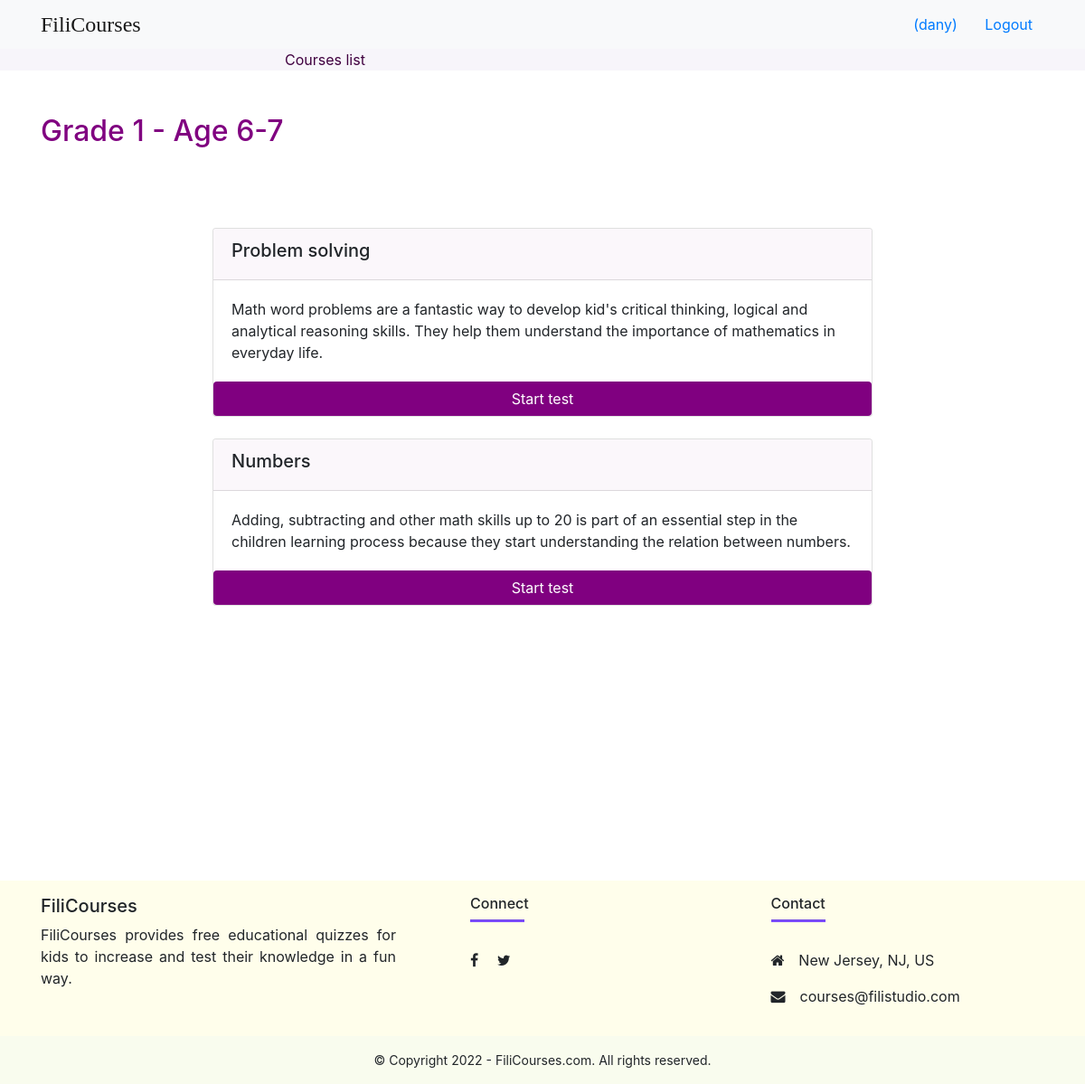
The page /grade/1/ (signed in) on the database its author committed.
### courses/models.py (models this page shows, shortened)
class Course(models.Model):
    name = models.CharField(max_length=30, default='Course/Grade')
    description = models.CharField(max_length=1000)
    image = models.CharField(max_length=2083)
    pub_date = models.DateField(null=True)

class Lesson(models.Model):
    title = models.CharField(max_length=200, default="Lesson title")
    order = models.IntegerField(default=0)
    image = models.CharField(max_length=2083, default="none")
    course = models.ForeignKey(Course, on_delete=models.CASCADE)
    content = models.TextField()

### courses/views.py (the view)
# urls.py: path('grade/<int:course_id>/', views.course_details, name='course_details'),
def course_details(request, course_id):
    course = get_object_or_404(Course, pk=course_id)
    return render(request, 'course_details.html', {'course': course})

### courses/templates/course_details.html (shortened to what this page needs)
{% extends "base.html" %}
{% block content %}
<div class="course-list">
    <div class="container w-50 mx-auto">
        <a class="link-unstyled" href="{% url 'courses:index' %}"> Courses list</a>
    </div>
</div>
<div class="container mt-5 mb-5 min-vh-100">
    <h2 class="mb-5 start-test-title">{{ course.name }}</h2>
    <div class="row">
        <div class="card-columns-vertical col-lg-8 mt-3 mx-auto">
            {% for lesson in course.lesson_set.all %}
            <div class="card mt-4">
                <div class="card-header card-header-purple">
                    <h5>{{lesson.title}}</h5>
                </div>
                <div class="card-body">{{lesson.content}}</div>
                <a class="btn btn-purple" href="{% url 'courses:start_test' course_id=course.id lesson_id=lesson.id %}">Start test</a>
            </div>
            {% endfor %}
        </div>
    </div>
</div>
{% endblock %}

### courses/templates/base.html (shortened to what this page needs)
<!DOCTYPE html>
<html lang="en">
<head>
    {% load static %}
    <link rel="stylesheet" href="https://maxcdn.bootstrapcdn.com/bootstrap/4.5.2/css/bootstrap.min.css">
    <link rel="stylesheet" href="https://cdnjs.cloudflare.com/ajax/libs/font-awesome/4.7.0/css/font-awesome.min.css">
    <link rel="stylesheet" type="text/css" href="{% static 'css/courses.css' %}">
</head>
<body>
    <nav class="navbar navbar-light bg-light">
        <div class="container">
            <div class="navbar-header">
                <a class="navbar-brand" href="{% url 'courses:index' %}">FiliCourses</a>
            </div>
            <ul class="nav navbar-nav navbar-right">
                {% if user.is_authenticated %}
                <li>
                    <a class="btn btn-link" href="#">{{ user.first_name}}({{ user.username }})</a>
                    <a class="btn btn-link" href="{% url 'courses:logout' %}">Logout</a>
                </li>
                {% endif %}
            </ul>
        </div>
    </nav>
{% block content %}{% endblock %}
{% block footer %}
<footer>
    <div class="container text-center text-md-left pt-3">
        <div class="row">
            <div class="col-md-5 mt-md-0 mt-3">
            <h5 class="fw-bold">FiliCourses</h5>
            <p class="text-justify pl-0 col-md-11 col-xs-1">FiliCourses provides free educational quizzes for kids to increase and test their knowledge in a fun way.</p>
            </div>
            <div class="col-md-3 mb-md-0 mb-3">
            <h6 class="fw-bold">Connect</h6>
            <hr
                class="mb-4 mt-0 d-inline-block mx-auto"
                style="width: 60px; background-color: #7c4dff; height: 2px"
                />
              <p>
                <a class="link-unstyled" href="#!"><i class="fa fa-facebook mr-3"></i></a>
                <a class="link-unstyled" href="#!"><i class="fa fa-twitter mr-3"></i></a>
              </p>
            </div>
            <div class="col-md-4 col-lg-3 col-xl-3 mx-auto mb-md-0 mb-4 pb-3">
            <h6 class="fw-bold">Contact</h6>
            <hr
                class="mb-4 mt-0 d-inline-block mx-auto"
                style="width: 60px; background-color: #7c4dff; height: 2px"
                />
            <p><i class="fa fa-home mr-3"></i>New Jersey, NJ, US</p>
            <p><i class="fa fa-envelope mr-3"></i>courses@filistudio.com</p>
            </div>
        </div>
    </div>
    <div class="footer-copyright text-center py-3">© Copyright 2022 - <a class="link-unstyled" href="{% url 'courses:index' %}"> FiliCourses.com</a>. All rights reserved.
    </div>
</footer>
    {% endblock %}
</body>
</html>

### static/css/courses.css (style rules this page uses)
.navbar-brand { font: 24px Myriad Pro; }
.link-unstyled, .link-unstyled:link, .link-unstyled:hover { color: inherit; text-decoration: inherit; }
.course-list { background-color: #F7F5FA; color: #400040; }
.start-test-title { color: purple; }
footer { margin-top: 20px; background-color: rgba(255,253,206,0.4); }
.footer-copyright { background-color: #F9FCEE; font-size: 14px; }

### courses/templates/course_details.html (style rules this page uses)
h2 { color: purple; }
.btn-purple { background-color: purple; color: white; }
.card-header-purple { background-color: #FBF7FB; }

### rows shown on the page
Course: name "Grade 1 - Age 6-7"
Lesson: title "Problem solving", content "Math word problems are a fantastic way to develop kid's critical thinking, logical and analytical reasoning skills. They help them understand the importance of mathematics in everyday life."
Lesson: title "Numbers", content "Adding, subtracting and other math skills up to 20 is part of an essential step in the children learning process because they start understanding the relation between numbers."

### other values the page prints
{{ user.username }} "dany"
